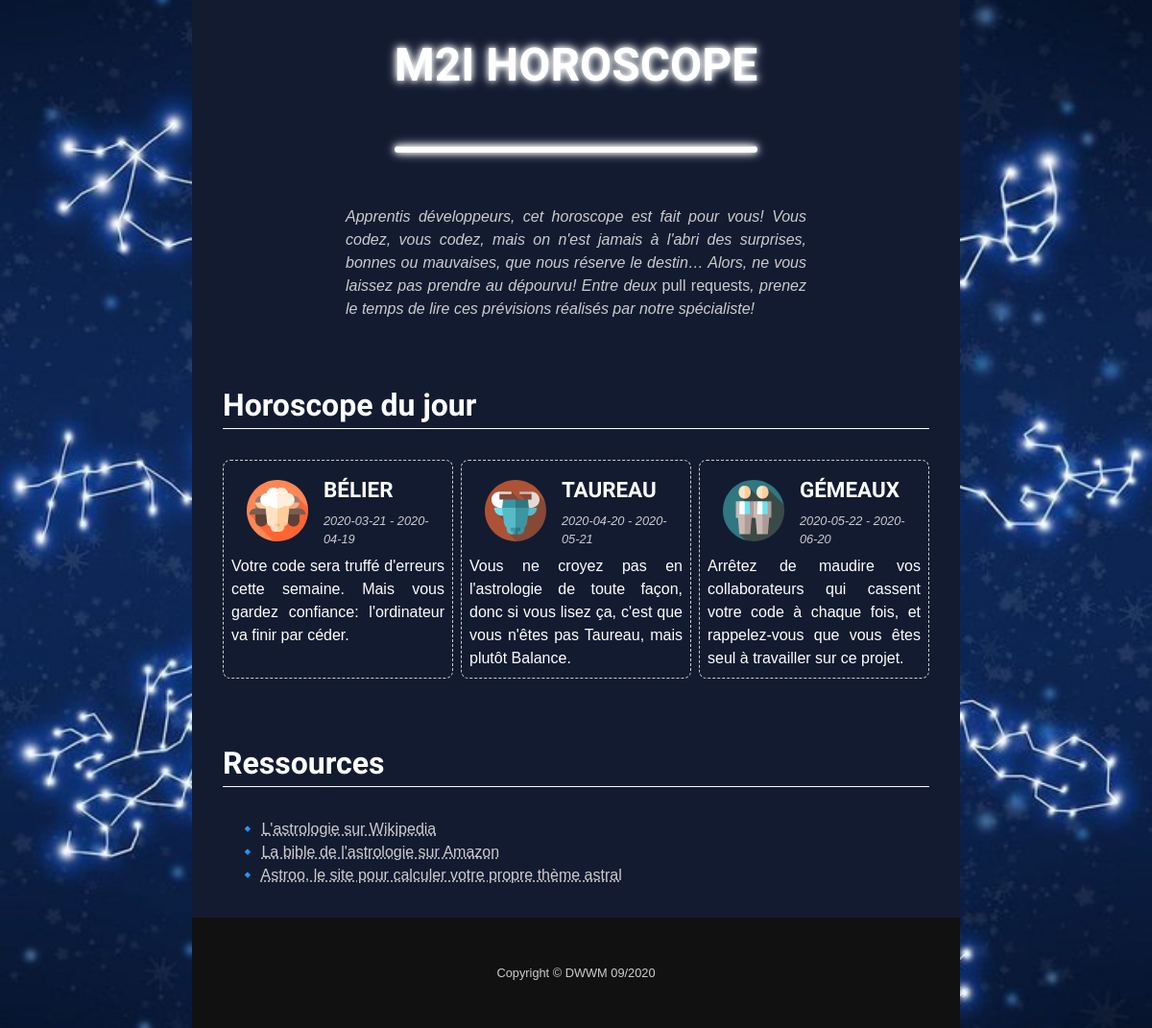
The page / on the database its author committed.
### tables this page shows
CREATE TABLE `horoscopes` (
  `id` int(10) unsigned NOT NULL AUTO_INCREMENT,
  `description` varchar(1023) NOT NULL,
  `date` date NOT NULL,
  `sign_id` int(10) unsigned NOT NULL,
  PRIMARY KEY (`id`),
  KEY `sign_id` (`sign_id`),
  CONSTRAINT `horoscopes_ibfk_1` FOREIGN KEY (`sign_id`) REFERENCES `signs` (`id`) ON DELETE CASCADE
);

CREATE TABLE `signs` (
  `id` int(10) unsigned NOT NULL AUTO_INCREMENT,
  `name` varchar(255) NOT NULL,
  `image` varchar(255) NOT NULL,
  `start_date` date NOT NULL,
  `end_date` date NOT NULL,
  PRIMARY KEY (`id`)
);

### data/links.php (called while the page is built)
<?php
$links = [
    'L\'astrologie sur Wikipedia' => 'https://fr.wikipedia.org/wiki/Astrologie',
    'La bible de l\'astrologie sur Amazon' => 'https://www.amazon.fr/Bible-lAstrologie-Judy-Hall/dp/281320238X/ref=sr_1_1?__mk_fr_FR=%C3%85M%C3%85%C5%BD%C3%95%C3%91&dchild=1&keywords=bible+astrologie&qid=1599851245&sr=8-1',
    'Astroo, le site pour calculer votre propre thème astral' => 'http://astroo.com/',
];

### templates/sign.tpl.php (the view)
<li class="sign">
    <img class="sign-icon" src="<?= $sign['image'] ?>" alt="Icône <?= $sign['name'] ?>" />
    <h3 class="sign-name"><?= $sign['name'] ?></h3>
    <div class="sign-date"><?= $sign['start_date'] ?> - <?= $sign['end_date'] ?></div>
    <p class="sign-description">
        <?= $horoscope['description'] ?>
    </p>
</li>

### templates/head.tpl.php (shortened to what this page needs)
<!DOCTYPE html>
<html lang="en">
<head>
    <link rel="stylesheet" href="css/reset.css" />
    <link rel="stylesheet" href="css/styles.css" />
</head>
<body>
    <div id="container">

### templates/header.tpl.php
<header>
    <div class="center-container">
        <h1>
            M2i horoscope
            <hr class="separator" />
        </h1>
        <p id="subtitle">
            Apprentis développeurs, cet horoscope est fait pour vous! Vous codez, vous codez, mais on n'est jamais à l'abri des surprises, bonnes ou mauvaises, que nous réserve le destin&hellip; Alors, ne vous laissez pas prendre au dépourvu! Entre deux <em>pull requests</em>, prenez le temps de lire ces prévisions réalisés par notre spécialiste!
        </p>
    </div>
</header>

### index.php
<?php
$dbh = new PDO('mysql:host=localhost;dbname=horoscope', 'root', 'root');
$stmt = $dbh->query('SELECT * FROM `signs`');
$signs = $stmt->fetchAll();
$stmt = $dbh->query("SELECT * FROM `horoscopes` WHERE `date` = '2020-10-06'");
$horoscopes = $stmt->fetchAll();
?>
<?php include('data/links.php'); ?>
<?php include('templates/head.tpl.php') ?>
<?php include('templates/header.tpl.php') ?>
<main>
    <section id="horoscope">
        <h2>Horoscope du jour</h2>
        <ol id="sign-grid">
            <?php foreach ($horoscopes as $horoscope): ?>
            <?php
            foreach ($signs as $sign) {
                if ($sign['id'] === $horoscope['sign_id']) {
                    break;
                }
            }
            ?>
            <?php include('templates/sign.tpl.php'); ?>
            <?php endforeach; ?>
        </ol>
    </section>
    <section id="resources">
        <h2>Ressources</h2>
        <ul>
            <?php foreach ($links as $name => $link): ?>
            <?php include('templates/external-link.tpl.php') ?>
            <?php endforeach; ?>
        </ul>
    </section>
</main>
<?php include('templates/footer.tpl.php') ?>

### templates/external-link.tpl.php
<li>
    <a target="_blank" href="<?= $link ?>">
        <?= $name ?>
    </a>
</li>

### templates/footer.tpl.php
        <footer>
            <div id="copyright" class="center-container">
                Copyright &copy; DWWM 09/2020
            </div>
        </footer>
    </div>
</body>
</html>

### css/styles.css (style rules this page uses)
body { background-image: url("../images/background.jpg"); background-repeat: no-repeat; background-size: cover; background-position: center; background-attachment: fixed; font-family: Arial, Helvetica, sans-serif; line-height: 1.5; }
#container { max-width: 800px; margin: 0 auto; box-sizing: border-box; padding: 2em; background: #131b31; min-height: 100vh; color: white; }
.center-container { text-align: center; }
a { color: #ccc; text-decoration-line: underline; text-decoration-style: dotted; }
h1, h2, h3 { font-family: 'Gugi', Arial, sans-serif; }
h1 { display: inline-block; font-size: 3em; text-align: center; text-transform: uppercase; text-shadow: 0 0 .125em #fff, 0 0 .25em #fff; }
h2 { font-size: 2em; margin: 2em 0 1em; border-bottom: 1px solid white; }
.separator { background: #fff; border-radius: .125em; height: .125em; box-shadow: 0 0 .125em #fff, 0 0 .25em #fff; }
#subtitle { text-align: justify; margin: 0 auto; max-width: 480px; font-style: italic; color: #ccc; }
#subtitle em { font-style: normal; }
@media (min-width: 768px) { #sign-grid { display: grid; grid-template-columns: repeat(3, 1fr); gap: .5em; } }
.sign { padding: .5em; border: 1px dashed #ccc; border-radius: .5em; }
.sign-icon { float: left; width: 4em; margin: .75em 1em; }
.sign-name { text-transform: uppercase; font-size: 1.4em; margin: .25em 0; }
.sign-date { color: #ccc; font-style: italic; font-size: .8em; margin-bottom: .5em; }
.sign-description { text-align: justify; }
footer { background-color: #111; color: #ccc; box-sizing: border-box; margin: 2em -2em -2em; padding: 3em 0; }
#copyright { font-size: .8em; }
ol > li { list-style: none; }
ul > li { list-style-type: "\1F539"; list-style-position: inside; padding-left: 1rem; }

### rows shown on the page
horoscopes: sign.image (picture), sign.name "BÉLIER", sign.start_date "2020-03-21", sign.end_date "2020-04-19", description "Votre code sera truffé d'erreurs cette semaine. Mais vous gardez confiance: l'ordinateur va finir par céder."
horoscopes: sign.image (picture), sign.name "TAUREAU", sign.start_date "2020-04-20", sign.end_date "2020-05-21", description "Vous ne croyez pas en l'astrologie de toute façon, donc si vous lisez ça, c'est que vous n'êtes pas Taureau, mais plutôt Balance."
horoscopes: sign.image (picture), sign.name "GÉMEAUX", sign.start_date "2020-05-22", sign.end_date "2020-06-20", description "Arrêtez de maudire vos collaborateurs qui cassent votre code à chaque fois, et rappelez-vous que vous êtes seul à travailler sur ce projet."

### other values the page prints
$name "L'astrologie sur Wikipedia"
$name "La bible de l'astrologie sur Amazon"
$name "Astroo, le site pour calculer votre propre thème astral"
